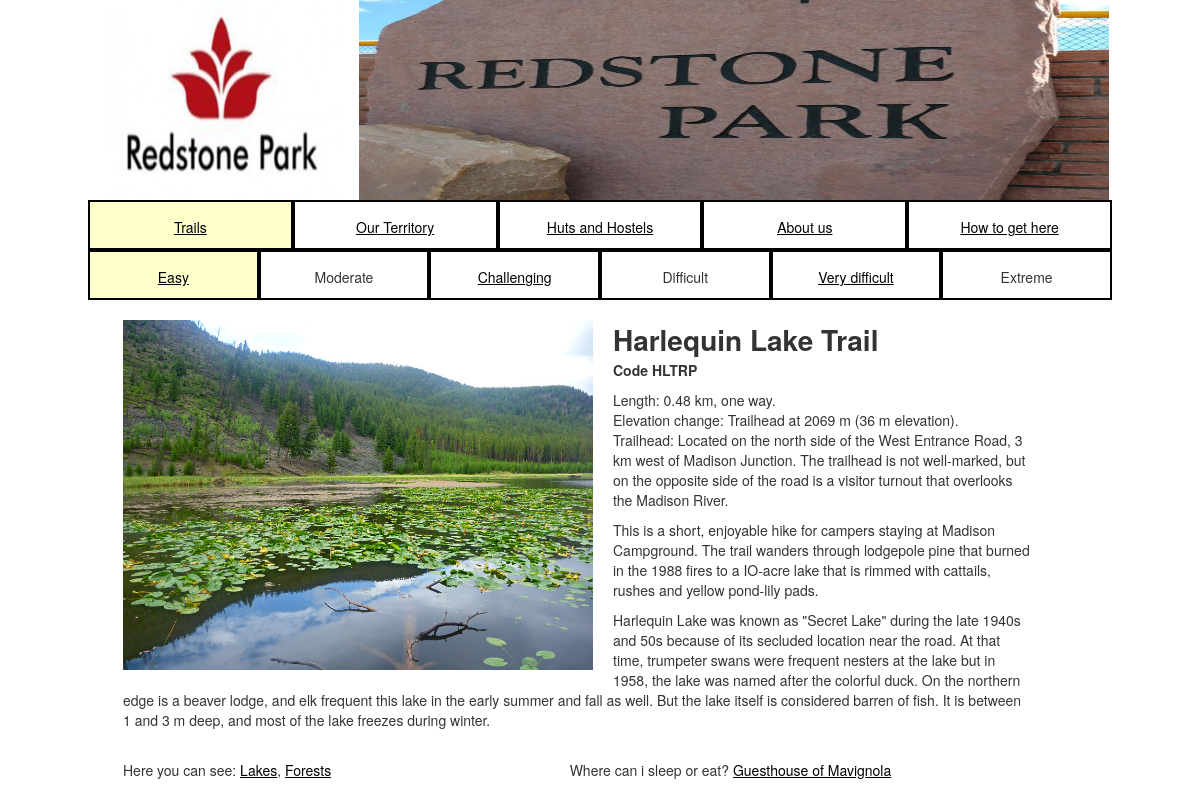
The page /Website/trail.php?id=1 on the database its author committed.
### tables this page shows
CREATE TABLE `red_trail_difficulty` (
  `id` int(11) NOT NULL,
  `level` varchar(255) NOT NULL,
  `image` varchar(255) NOT NULL,
  `details` text NOT NULL
);

CREATE TABLE `red_trail` (
  `id` int(11) NOT NULL,
  `code` varchar(255) NOT NULL,
  `image` varchar(255) NOT NULL,
  `title` varchar(255) NOT NULL,
  `difficulty` int(11) NOT NULL,
  `details` text NOT NULL
);

CREATE TABLE `red_trail_territory` (
  `id` int(11) NOT NULL,
  `territory_id` int(11) NOT NULL,
  `trail_id` int(11) NOT NULL
);

CREATE TABLE `red_territory` (
  `id` int(11) NOT NULL,
  `title` varchar(255) NOT NULL,
  `image` varchar(255) NOT NULL,
  `category` int(11) NOT NULL,
  `details` text NOT NULL
);

CREATE TABLE `red_trail_hut_hostel` (
  `id` int(11) NOT NULL,
  `trail_id` int(11) NOT NULL,
  `hut_hostel_id` int(11) NOT NULL
);

CREATE TABLE `red_hut_hostel` (
  `id` int(11) NOT NULL,
  `title` varchar(255) NOT NULL,
  `details` text NOT NULL,
  `location` text NOT NULL
);

### Website/functions.php (called while the page is built, shortened)
<?php
	function dbconnect() {
		include("config.php");
		$mysqli = new mysqli($host,$username,$password, $db);
		return $mysqli;
	}
	function get_trail_difficulties() {
		$mysqli = dbconnect();
		if ($result = $mysqli->query("SELECT * FROM red_trail_difficulty")) {
			$rows = $result->fetch_all(MYSQLI_ASSOC);
		    return $rows;
		}
	}
	function get_trail($id) {
		$mysqli = dbconnect();
		if ($result = $mysqli->query("SELECT * FROM red_trail WHERE id = " . $id)) {
			$row = $result->fetch_assoc();
		    return $row;
		}
	}
	function get_territory($id) {
		$mysqli = dbconnect();
		if ($result = $mysqli->query("SELECT * FROM red_territory WHERE id = " . $id)) {
			$row = $result->fetch_assoc();
		    return $row;
		}
	}
	function get_huts_hostels_by_id($id) {
		$mysqli = dbconnect();
		if ($result = $mysqli->query("SELECT * FROM red_hut_hostel WHERE id = " . $id)) {
			$row = $result->fetch_assoc();
		    return $row;
		}
	}
	function get_all_territory_by_trail($id) {
		$mysqli = dbconnect();
		if ($result = $mysqli->query("SELECT * FROM red_trail_territory WHERE trail_id = " . $id)) {
			$rows = $result->fetch_all(MYSQLI_ASSOC);
		    return $rows;
		}
	}
	function get_all_hh_by_trail($id) {
		$mysqli = dbconnect();
		if ($result = $mysqli->query("SELECT * FROM red_trail_hut_hostel WHERE trail_id = " . $id)) {
			$rows = $result->fetch_all(MYSQLI_ASSOC);
		    return $rows;
		}
	}
?>

### Website/trail.php (the view, shortened to what this page needs)
<?php
  include_once("functions.php");
?>
<!DOCTYPE html>
<html lang="en">
  <?php
    include ('head.php');
  ?>
  <body>
    <div class="container">
      <?php
        include ('header.php');
        $id = $_GET['id'];
        $trail = get_trail($id);
      ?>
      <div class="row">
        <?php
        $trail_difficulties = get_trail_difficulties();
        foreach ($trail_difficulties as $difficulty) {
        ?>
        <div class="col-md-2 menuitem  <?php echo ($difficulty['id']==$trail['difficulty'])?'selected':'';?>">
          <?php
            if($difficulty['image']!='') {
              echo "<a href=\"traildifficulty.php?id=".$difficulty['id']."\">".$difficulty['level']."</a>";
            } else {
              echo $difficulty['level'];
            }
          ?>
        </div>
        <?php
          }
        ?>
      </div>
      <div class="row">
        <div class="col-md-11" style="margin-top:20px; margin-left:20px">
          <p>
          <img src="images/<?php echo $trail['image'];?>" width="470" height="350" align="left" style="margin:0px 20px 20px 0px" />
          <span class="trailtitle"><?php echo $trail['title'];?></span><br/>
          <span class="trailcode">Code <?php echo $trail['code'];?></span><br/>
          <span><?php echo $trail['details'];?></span>
          </p>
        </div>
      </div>
      <div class="row">
        <div class="col-md-5" style="margin-top:20px; margin-left:20px;margin-bottom:20px;">
        <?php
        $territories = get_all_territory_by_trail($id);
        if($territories) {
          ?>
          Here you can see:
          <?php
          $i=0;
          foreach ($territories as $territory_rel) {
            $territory = get_territory($territory_rel['territory_id']);
            if($i>0) echo ", ";
            if($territory['image']!='') {
              echo "<a href=\"territory.php?id=".$territory['id']."\">".$territory['title']."</a>";
            } else {
              echo $territory['title'];
            }
            $i++;
          }
        }
        ?>
        </div>
        <div class="col-md-5" style="margin-top:20px; margin-left:20px;margin-bottom:20px;">
        <?php
        $hhs = get_all_hh_by_trail($id);
        if($hhs) {
          ?>
          Where can i sleep or eat?
          <?php
          foreach ($hhs as $hhs_rel) {
            $hh = get_huts_hostels_by_id($hhs_rel['hut_hostel_id']);
            if($hh['location']!='') {
              echo "<a href=\"hhdetail.php?id=".$hh['id']."\">".$hh['title']."</a>";
            } else {
              echo $hh['title'];
            }
          }
        }
        ?>
        </div>
      </div>
    </div>
  </body>
</html>

### Website/css/style.css (style rules this page uses)
.container { width: 1024px; margin-left: auto; margin-right: auto; }
a:link { color: black; text-decoration: underline; }
.menuitem { border: 2px solid black; height: 50px; line-height: 50px; text-align: center; }
.selected { background-color: #FFFFCC; }
.trailtitle { font-weight: bold; font-size: 28px; }
.trailcode { font-weight: bold; }

### rows shown on the page
red_trail_difficulty: level "Easy"
red_trail_difficulty: level "Moderate"
red_trail_difficulty: level "Challenging"
red_trail_difficulty: level "Difficult"
red_trail_difficulty: level "Very difficult"
red_trail_difficulty: level "Extreme"
red_trail: image (picture), title "Harlequin Lake Trail", code "HLTRP", details "Length: 0.48 km, one way. Elevation change: Trailhead at 2069 m (36 m elevation). Trailhead: Located on the north side of the West Entrance Road, 3 km west of Madison Junction. The trailhead is not well-marked, but on the opposite side of the road is a visitor turnout that overlooks the Madison River. This is a short, enjoyable hike for campers staying at Madison Campground. The trail wanders through lodgepole pine that burned in the 1988 fires to a IO-acre lake that is rimmed with cattails, rushes and yellow pond-lily pads. Harlequin Lake was known as \"Secret Lake\" during the late 1940s and 50s because of its secluded location near the road. At that time, trumpeter swans were frequent…"
red_trail_territory: red_territory.title "Lakes"
red_trail_territory: red_territory.title "Forests"
red_trail_hut_hostel: red_hut_hostel.title "Guesthouse of Mavignola"
